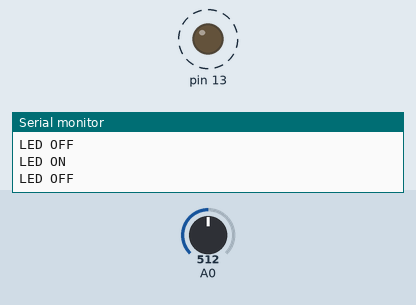
This sketch was run on a simulated Arduino Uno, built with avr-gcc and run on an emulated ATmega328P. Parts: output pins drawn as LEDs (lit = HIGH), the last lines printed to the serial monitor. Dashed ring = blinking. The inputs (shaded band) are chosen by the test bench; at power-on: A0 = 512.

Above: at 1.9 s.
2.0 s: A0 set to 122
At 2.71 s:
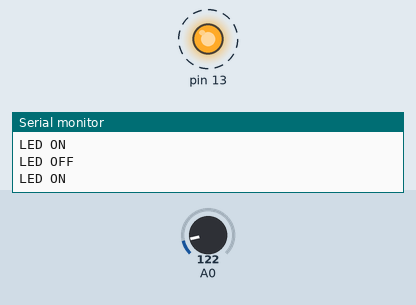
5.5 s: A0 set to 0
At 5.76 s:
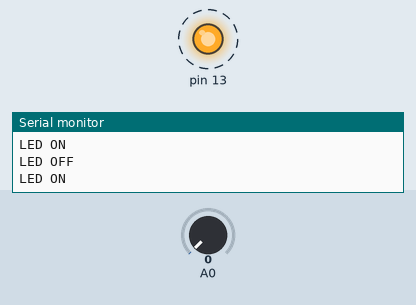
Timing chart, 0 to 15.0 s (numbered marks = the images above; inputs shaded):
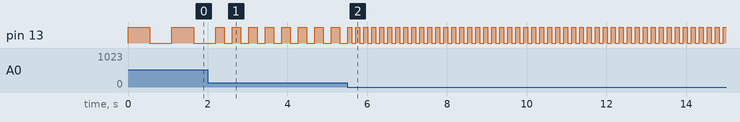

The sketch:

blink.ino
```cpp
/*
Author : Shahanas S
Roll No : 68

Description :
Basic LED Blink
*/
int potValue;
int blinkDelay;
void setup()
{
  pinMode(13, OUTPUT);
  Serial.begin(9600);
}

void loop()
{
  potValue = analogRead(A0);

  blinkDelay = map(potValue,0,1023,100,1000);

  digitalWrite(13,HIGH);
  Serial.println("LED ON");
  delay(blinkDelay);

  digitalWrite(13,LOW);
  Serial.println("LED OFF");
  delay(blinkDelay);
}
```

Measured:
- after the input at 2.0 s, pin 13: alternates HIGH for 0.21 s and LOW for 0.21 s, starting after 0.41 s
- after the input at 5.5 s, pin 13: alternates HIGH for 0.10 s and LOW for 0.10 s, starting after 0.12 s
- by itself, pin 13: alternates HIGH for 0.55 s and LOW for 0.55 s
